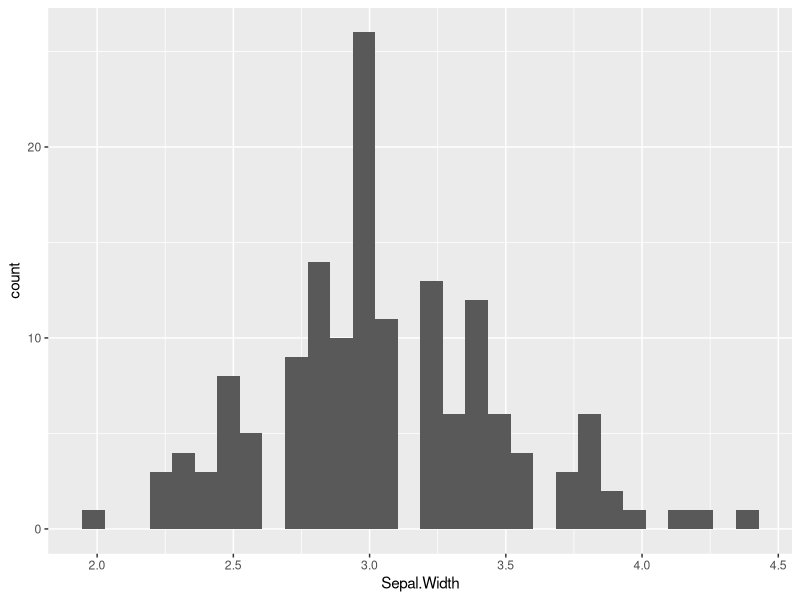
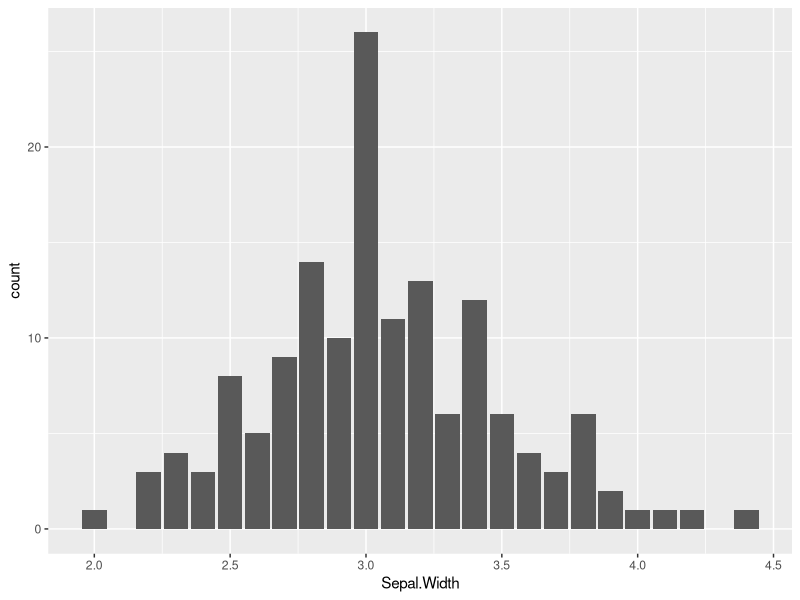
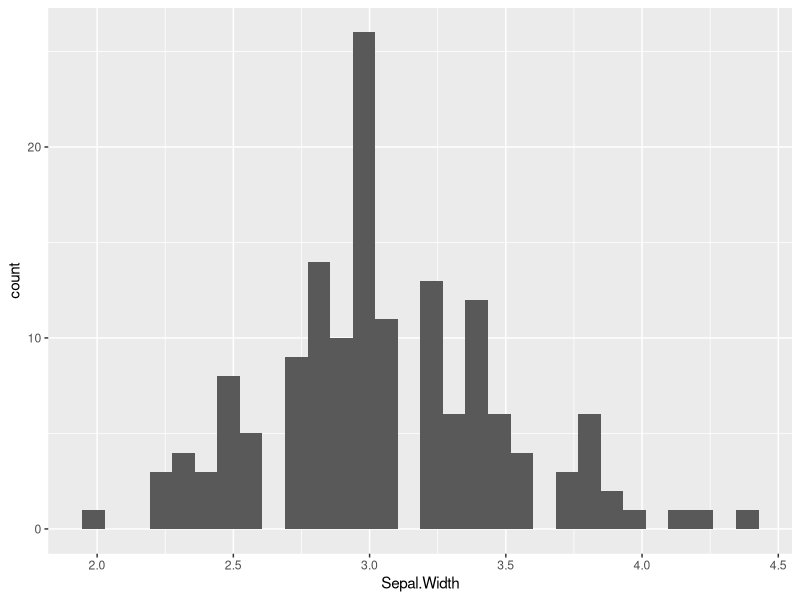
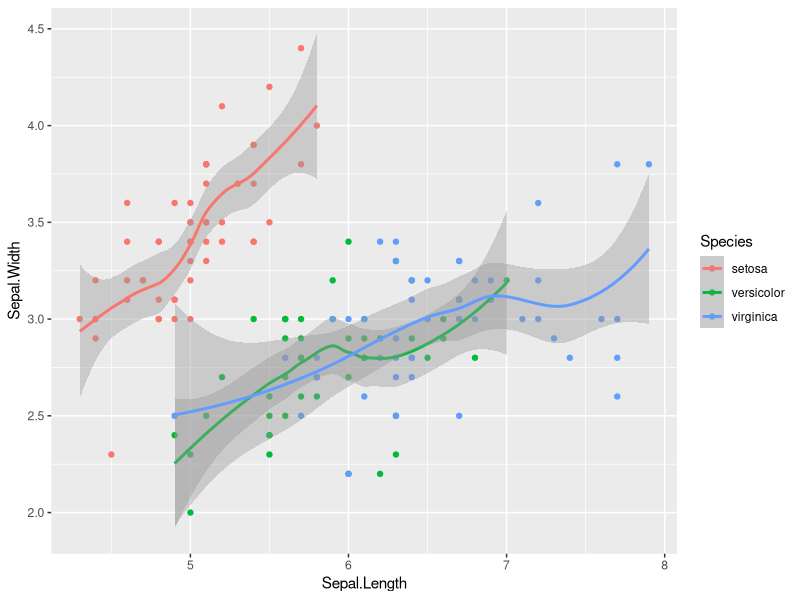
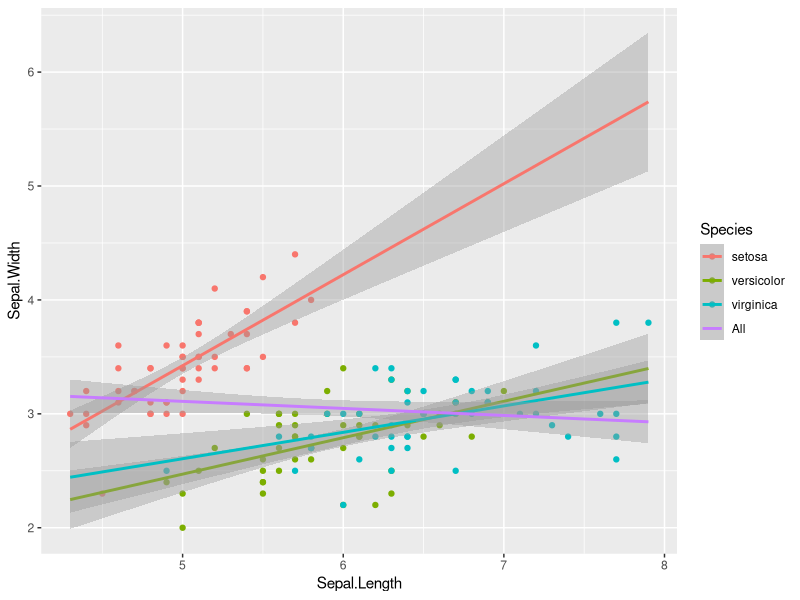
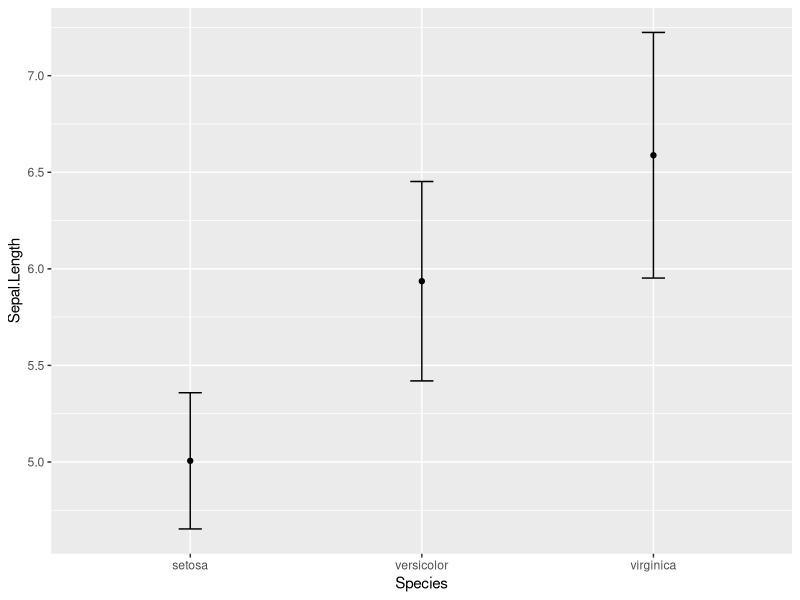
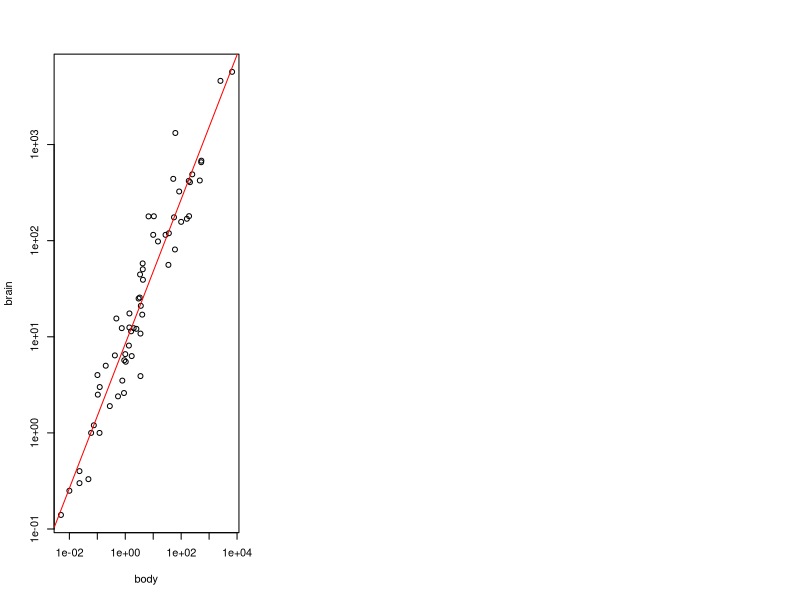
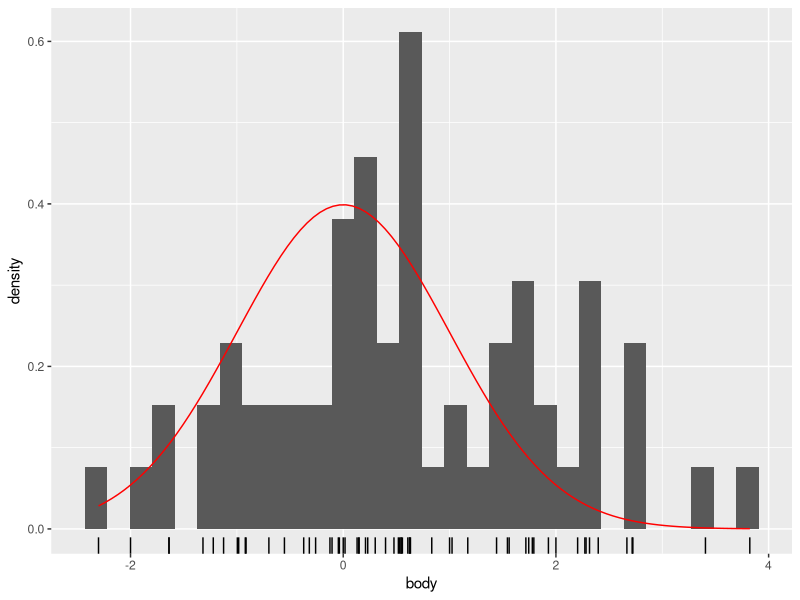

R code for these plots, in order:
## ---- chunk 1
library(ggplot2)
library(MASS)
library(dplyr)
## ---- chunk 2
par(mfrow = c(1,3))
p <- ggplot(iris, aes(x = Sepal.Width))
p + geom_histogram()
p + geom_bar()
p + stat_bin()
## ---- chunk 3
ggplot(iris, aes(x = Sepal.Length, y = Sepal.Width, col = Species)) +
  geom_point() +
  geom_smooth()
## ---- chunk 4
ggplot(iris, aes(x = Sepal.Length, y = Sepal.Width, col = Species)) +
  geom_point() +
  geom_smooth(method = "lm", fullrange = TRUE) +
  geom_smooth(aes(group = 1, col = "All"), method = "lm", fullrange = TRUE)
## ---- chunk 5
library(Hmisc)
ggplot(iris, aes(x = Species, y = Sepal.Length)) +
  stat_summary(fun.y = mean, geom = "point") +
  stat_summary(fun.data = mean_sdl, fun.args = list(mult = 1),
               geom = "errorbar", width = 0.1)
## ---- chunk 6
plot(brain~body, data = mammals, log = "xy")
abline(lm(log(brain, base = 10)~log(body, base = 10), data = mammals), col = "red")
## ---- chunk 7
mam.new <- data.frame(body = log10(mammals$body))
ggplot(mam.new, aes(x = body)) +
  geom_histogram(aes(y = ..density..)) +
  geom_rug() +
  stat_function(fun = dnorm, colour = "red",
                arg = list(mean = mean(mam.new$body),
                           sd = sd(mam.new$body)))
## ---- chunk 8
mam.new$slope <- diff(quantile(mam.new$body, c(0.25, 0.75)))/
  diff(qnorm(c(0.25, 0.75)))
mam.new$int <- quantile(mam.new$body, 0.25) -
  mam.new$slope * qnorm(0.25)
ggplot(mam.new, aes(sample = body)) +
  stat_qq() +
  geom_abline(aes(slope = slope, intercept = int), col = "red")
## ---- chunk 9
iris.smooth <- ggplot(iris, aes(x = Sepal.Length,
                                y = Sepal.Width, 
                                col = Species)) +
  geom_point(alpha = 0.7) + geom_smooth()
iris.smooth
## ---- chunk 10
iris.smooth + scale_x_continuous(limits = c(4.5, 5.5))
## ---- chunk 11
iris.smooth + xlim(c(4.5, 5.5))
## ---- chunk 12
iris.smooth + coord_cartesian(xlim = c(4.5, 5.5))
## ---- chunk 13
# Basic scatter plot:
p <- ggplot(mtcars, aes(x = wt, y = mpg)) +
  geom_point()

# Separate rows according to transmission type, am
p + facet_grid(am ~ .)

# Separate columns according to cylinders, cyl
p + facet_grid(. ~ cyl)

# Separate by both columns and rows 
p + facet_grid(am ~ cyl)
## ---- chunk 14
tidy.msleep <- filter(msleep, !is.na(vore))
d <- ggplot(tidy.msleep, aes(x = vore, y = sleep_total)) +
  scale_y_continuous("Total sleep time (h)",
                     limits = c(0, 24),
                     breaks = seq(0, 24, 3),
                     expand = c(0, 0)) +
  scale_x_discrete("Eating habits") +
  theme_classic()
d + stat_summary(fun.y = mean, geom = "bar", fill = "grey50") + 
  stat_summary(fun.data = mean_sdl, fun.args = list(mult = 1), geom = "errorbar", width = 0.2)
## ---- chunk 15
d + geom_point(alpha = 0.6, position = position_jitter(width = 0.2))
## ---- chunk 16
p <- d + geom_point(alpha = 0.6, position = position_jitter(width = 0.2))
p + stat_summary(fun.y = mean, geom = "point", fill = "red") +
  stat_summary(fun.data = mean_sdl, fun.args = list(mult = 1), geom = "errorbar", width = 0.2, col = "red")
p + stat_summary(fun.data = mean_sdl, fun.args = list(mult = 1), col = "red")
## ---- chunk 17
d + stat_summary(fun.y = mean, geom = "point") +
  stat_summary(fun.data = mean_sdl, fun.args = list(mult = 1), geom = "errorbar", width = 0.2)
## ---- chunk 18
GGally::ggpairs(iris)
## ---- chunk 19
library(lattice)
ggplot(barley, aes(x = year, y = variety, fill = yield)) + geom_tile() + facet_wrap(~site, ncol = 1)
## ---- chunk 20
ggplot(barley, aes(x = yield, y = variety, col = year)) + geom_point() + facet_wrap(~site, ncol = 1)
## ---- chunk 21
ggplot(barley, aes(x = year, y = yield, col = variety, group = variety)) + geom_line() + facet_wrap(~site, nrow = 1)
## ---- chunk 22
ggplot(barley, aes(x = year, y = yield, col = site, group = site, fill = site)) +
  stat_summary(fun.y = mean, geom = "line") + 
  stat_summary(fun.data = mean_sdl, fun.args = list(mult = 1), geom = "ribbon", col = NA, alpha = 0.1)
